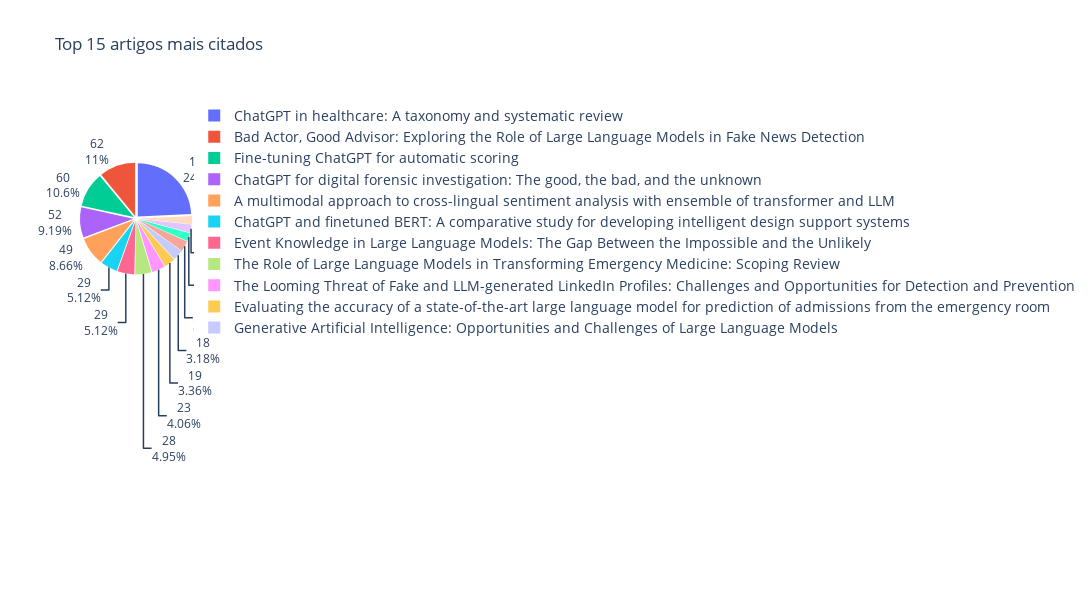

Notebook code cell kept with this figure:
### Code cell
fig = px.pie(
    top15_view,
    values='cited_by_count',
    names='title',
    title='Top 15 artigos mais citados',
)

fig.update_layout(
    legend=dict(
        orientation='v',       
        xanchor='left',        
        yanchor='auto',        
        font=dict(
            size=14            
        ),
    ),
    width= 1700,
    height= 600
)


fig.update_traces(textinfo='value+percent', hovertext= top15_view['title'], hovertemplate='<b>%{hovertext}</b><br>%{customdata}', customdata=top15_view['country'], pull=[0.05]*len(top15))
fig.show()

### Figure 1 — Plotly figure (JSON) as saved in the notebook; plotly's stock layout.template omitted (floating-point values rounded to 4 significant figures)
{"data": [{"customdata": ["Germany", "Singapore", "United States", "Ireland", "Saudi Arabia", "United States", "Italy", "United States", "United States", "United States", "India", "Germany", "China", "United States", "United States"], "domain": {"x": [0, 1], "y": [0, 1]}, "hovertemplate": "<b>%{hovertext}</b><br>%{customdata}", "hovertext": ["ChatGPT in healthcare: A taxonomy and systematic review", "Bad Actor, Good Advisor: Exploring the Role of Large Language Models in Fake News Detection", "Fine-tuning ChatGPT for automatic scoring", "ChatGPT for digital forensic investigation: The good, the bad, and the unknown", "A multimodal approach to cross-lingual sentiment analysis with ensemble of transformer and LLM", "ChatGPT and finetuned BERT: A comparative study for developing intelligent design support systems", "Event Knowledge in Large Language Models: The Gap Between the Impossible and the Unlikely", "The Role of Large Language Models in Transforming Emergency Medicine: Scoping Review", "The Looming Threat of Fake and LLM-generated LinkedIn Profiles: Challenges and Opportunities for Detection and Prevention", "Evaluating the accuracy of a state-of-the-art large language model for prediction of admissions from the emergency room", "Generative Artificial Intelligence: Opportunities and Challenges of Large Language Models", "Advancing Mental Health Diagnostics: GPT-Based Method for Depression Detection", "Understanding the Potential of FPGA-based Spatial Acceleration for Large Language Model Inference", "Informing clinical assessment by contextualizing post-hoc explanations of risk prediction models in type-2 diabetes", "LLM-FP4: 4-Bit Floating-Point Quantized Transformers"], "labels": ["ChatGPT in healthcare: A taxonomy and systematic review", "Bad Actor, Good Advisor: Exploring the Role of Large Language Models in Fake News Detection", "Fine-tuning ChatGPT for automatic scoring", "ChatGPT for digital forensic investigation: The good, the bad, and the unknown", "A multimodal approach to cross-lingual sentiment analysis with ensemble of transformer and LLM", "ChatGPT and finetuned BERT: A comparative study for developing intelligent design support systems", "Event Knowledge in Large Language Models: The Gap Between the Impossible and the Unlikely", "The Role of Large Language Models in Transforming Emergency Medicine: Scoping Review", "The Looming Threat of Fake and LLM-generated LinkedIn Profiles: Challenges and Opportunities for Detection and Prevention", "Evaluating the accuracy of a state-of-the-art large language model for prediction of admissions from the emergency room", "Generative Artificial Intelligence: Opportunities and Challenges of Large Language Models", "Advancing Mental Health Diagnostics: GPT-Based Method for Depression Detection", "Understanding the Potential of FPGA-based Spatial Acceleration for Large Language Model Inference", "Informing clinical assessment by contextualizing post-hoc explanations of risk prediction models in type-2 diabetes", "LLM-FP4: 4-Bit Floating-Point Quantized Transformers"], "legendgroup": "", "name": "", "pull": [0.05, 0.05, 0.05, 0.05, 0.05, 0.05, 0.05, 0.05, 0.05, 0.05, 0.05, 0.05, 0.05, 0.05, 0.05], "showlegend": true, "textinfo": "value+percent", "type": "pie", "values": [137, 62, 60, 52, 49, 29, 29, 28, 23, 19, 18, 18, 14, 14, 14]}], "layout": {"height": 600, "legend": {"font": {"size": 14}, "orientation": "v", "tracegroupgap": 0, "xanchor": "left", "yanchor": "auto"}, "title": {"text": "Top 15 artigos mais citados"}, "width": 1700}}
